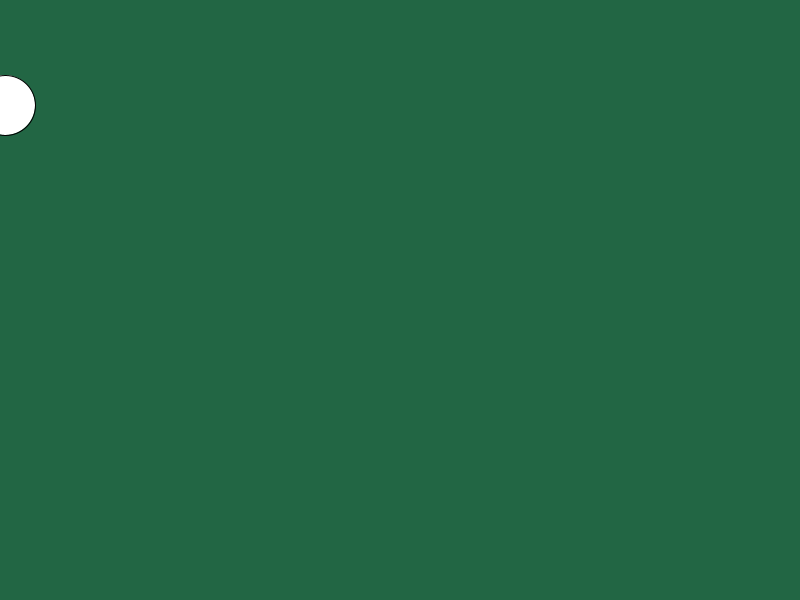
Frame 1 (no input)
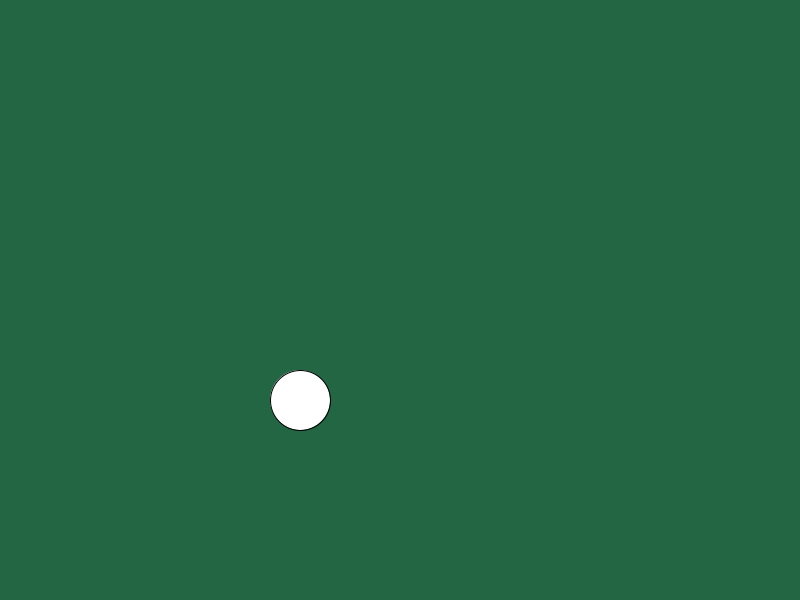
Frame 60 (the mouse pressed at the canvas centre just before this capture)
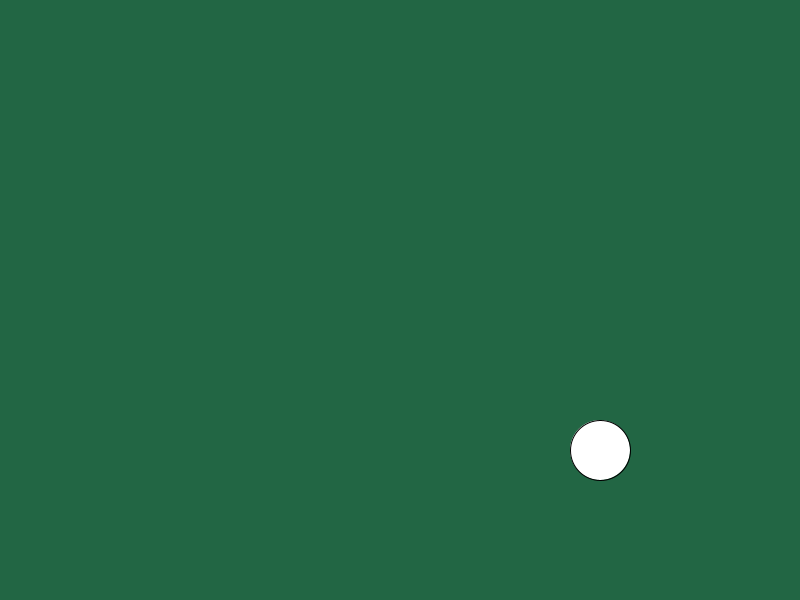
Frame 120 (the mouse held since frame 60 and released just before this capture)

The Processing sketch that drew these frames (run headless with seeded random() and noise(); from frame 60 on, the mouse is pressed at the canvas centre):

// Processing sketch: BBB__bad_bouncey_ball_
// ── BBB__bad_bouncey_ball_.pde
float x; 
float y;
float xVelo; 
float yVelo;

void setup() {
  size(800,600);
  x = 0;
  y = 100;
  xVelo = 5;
  yVelo = 5;
}

void draw() {
  background(#226644);
  x = x + xVelo;
  y = y + yVelo;
  ellipse(x, y, 60, 60);
  //if(x > width || x < 0)
  //{
  //  //xVelo = -xVelo
  //}
    if(y > height - 30 || y < 30)
  {
    yVelo = -yVelo;
  }
  if(x > width)
  {
    x = 0;
  }
  if(x < 0)
  {
    x = width;
  }
  //if(y > height)
  //{
  //  y = 0;
  //}
  //if(y < 0)
  //{
  //  y = height;
  //}
}
